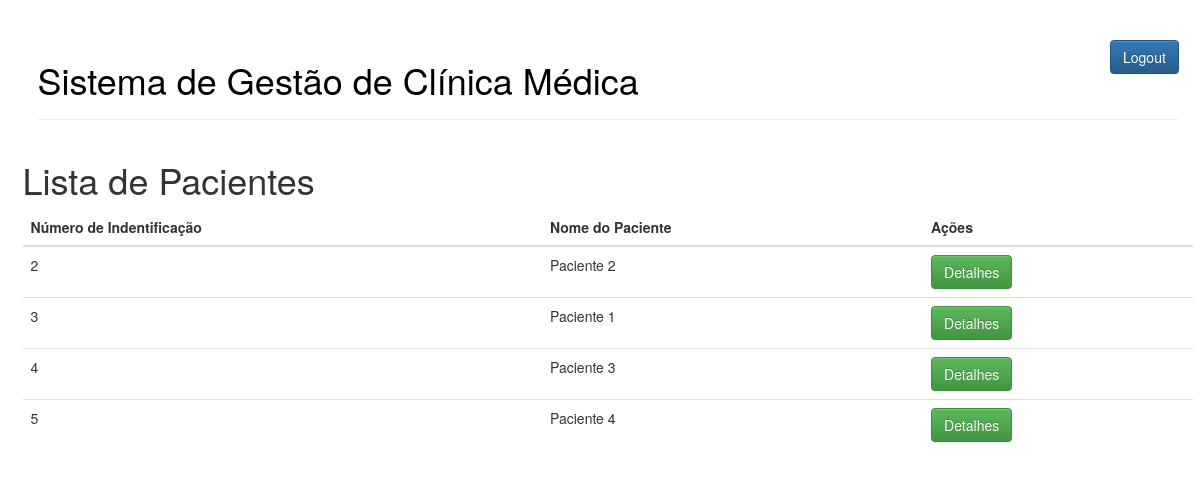
The page /paciente (signed in) on the database its author committed.
### tcc/models.py (models this page shows)
class Paciente(models.Model):
	id_paciente = models.AutoField(primary_key=True)
	nome_paciente = models.CharField(max_length=200)
	dtnasc_paciente = models.DateTimeField()
	endereco_paciente = models.CharField(max_length=250)
	cpf_paciente = models.CharField(unique=True, max_length=11)
	email_paciente = models.CharField(max_length=250)

### tcc/views.py (the view)
# urls.py: path('paciente', views.get_all_paciente, name='get_all_paciente'),
def get_all_paciente(request):
	paciente = Paciente.objects.all()
	return render(request, "tcc/paciente-all.html", {'paciente': paciente})

### tcc/templates/tcc/paciente-all.html (shortened to what this page needs)
{% extends 'tcc/base.html' %}
{% block content %}
	<h1>Lista de Pacientes</h1>
	<table class="table">
	    <thead>
	      <tr >
	        <th>Número de Indentificação</th>
	        <th>Nome do Paciente</th>
	        <th>Ações</th>
	      </tr>
	    </thead>
	    <tbody>
	    	{% for p in paciente %}
	      	<tr>
		        <td><p>{{p.id_paciente}}</p></td>
		        <td><p>{{p.nome_paciente}}</p></td>
		        <td>
		        	<a class="btn btn-success" href="{% url 'get_paciente_byid' paciente_id=p.id_paciente %}" role="button">Detalhes</a>
		        </td>
	      	</tr>
	      	{% endfor %}
	    </tbody>
	</table>
{% endblock %}

### tcc/static/css/projeto.css (style rules this page uses)
body { padding-left: 15px; }

### rows shown on the page
Paciente: id_paciente "2", nome_paciente "Paciente 2"
Paciente: id_paciente "3", nome_paciente "Paciente 1"
Paciente: id_paciente "4", nome_paciente "Paciente 3"
Paciente: id_paciente "5", nome_paciente "Paciente 4"
